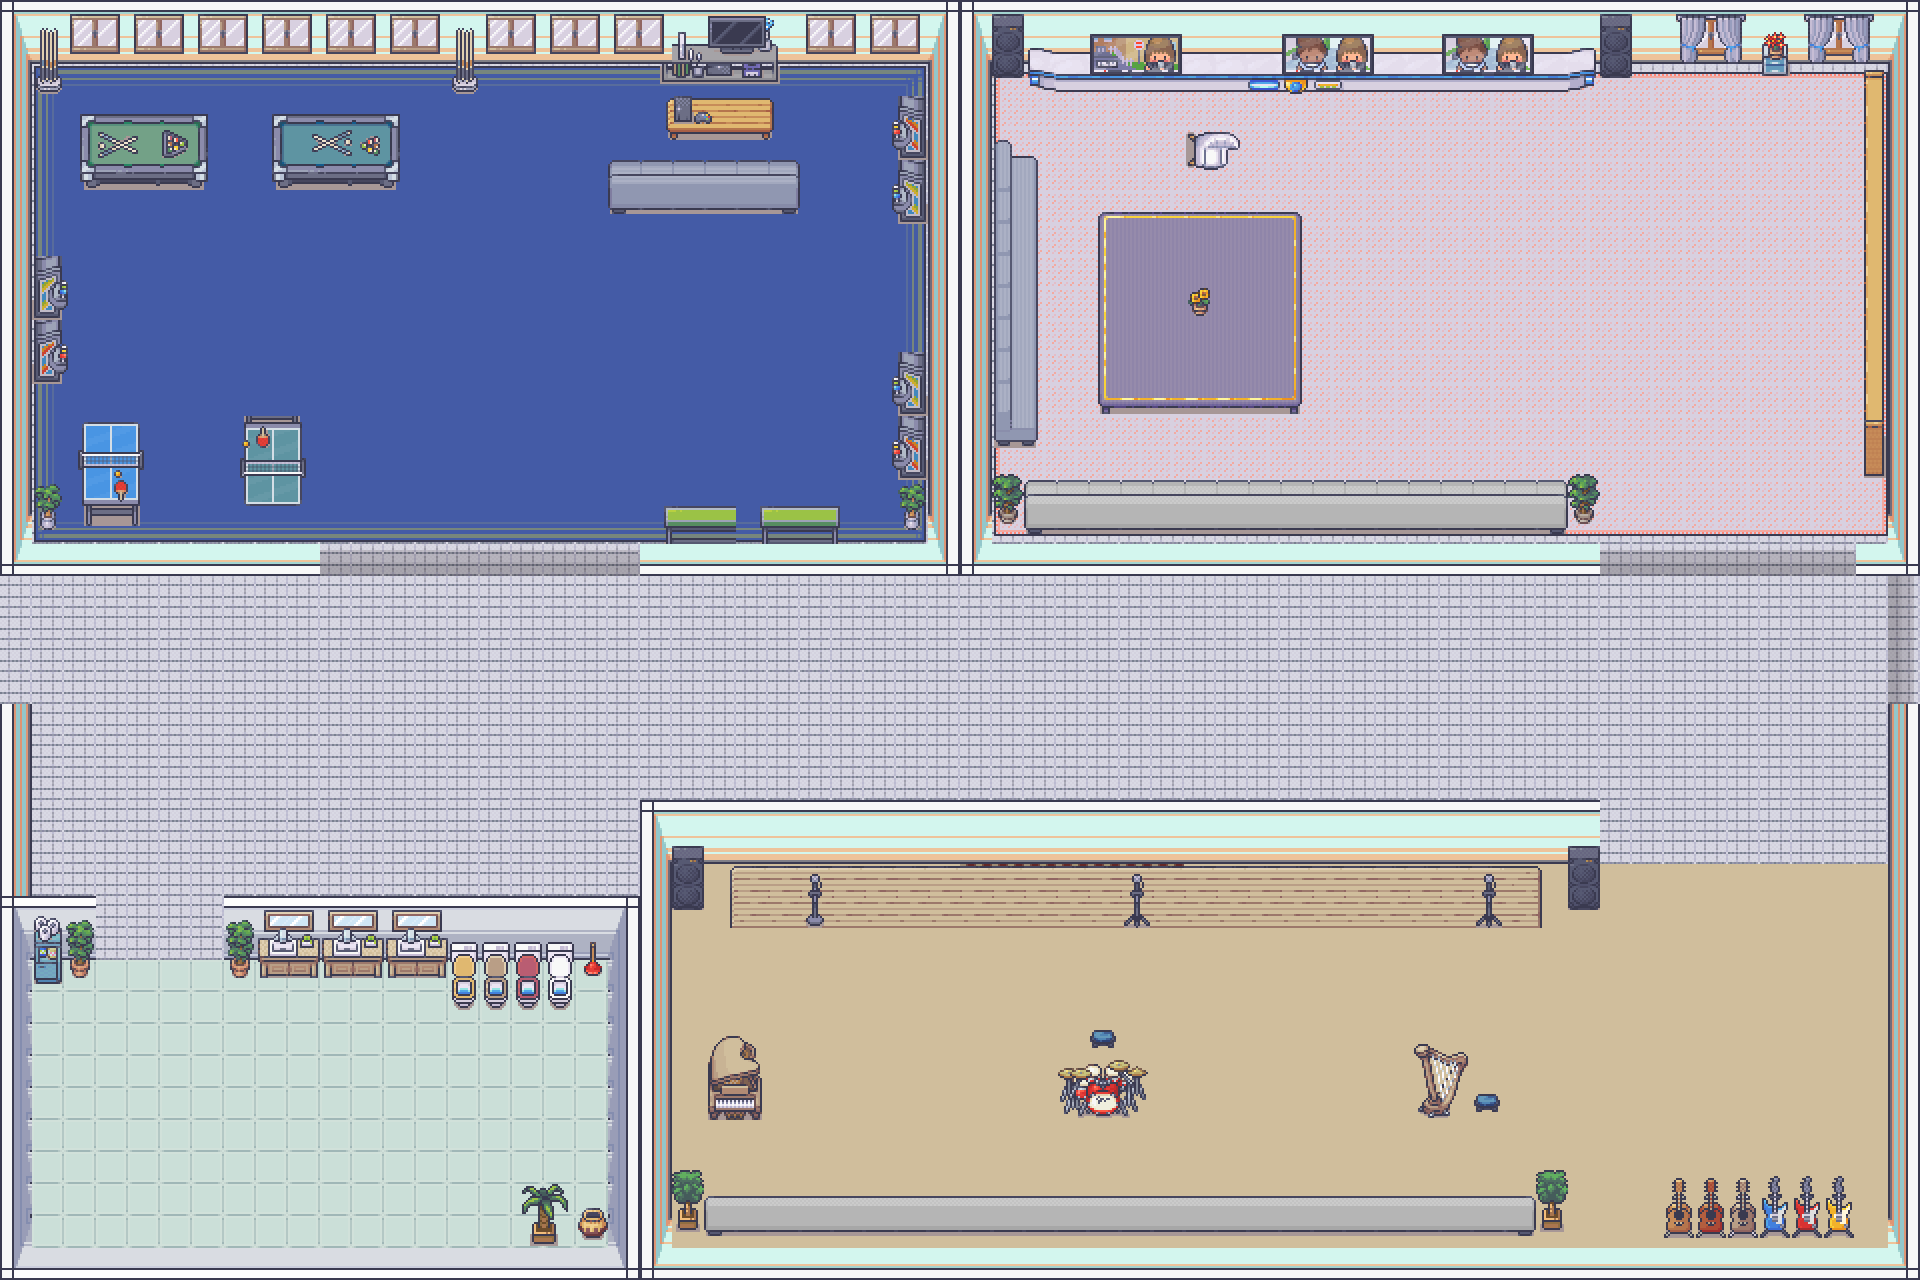

A level layout from a 2D game, rendered from its tile map. Below: a short description, then the map file with tile-grid data replaced by summaries:
An orthogonal 60x40 tile map with 32x32 px tiles, 6 tile layers (GroundLayer3, WallLayer3, FloorLayer3, FurnitureLayer3, ...), 13 tilesets and 10 objects (start, end, key1, key2, key3, ...).

<map version="1.9" tiledversion="1.9.2" orientation="orthogonal" renderorder="right-down" width="60" height="40" tilewidth="32" tileheight="32" infinite="0" nextlayerid="11" nextobjectid="12">
 <editorsettings>
  <export target="level03.tmj" format="json" />
 </editorsettings>
 <tileset firstgid="1" name="roombuilder" tilewidth="32" tileheight="32" tilecount="8284" columns="76">
  <properties>
   <property name="roombuilder" type="bool" value="true" />
  </properties>
  <image source="roombuilder.png" width="2432" height="3488" />
 </tileset>
 <tileset firstgid="8285" name="bedroom" tilewidth="32" tileheight="32" tilecount="1712" columns="16">
  <properties>
   <property name="bedroom" type="bool" value="true" />
  </properties>
  <image source="bedroom.png" width="512" height="3424" />
 </tileset>
 <tileset firstgid="9997" name="bathroom" tilewidth="32" tileheight="32" tilecount="896" columns="16">
  <properties>
   <property name="bathroom" type="bool" value="true" />
  </properties>
  <image source="bathroom.png" width="512" height="1792" />
 </tileset>
 <tileset firstgid="10893" name="basement" tilewidth="32" tileheight="32" tilecount="800" columns="16">
  <properties>
   <property name="basement" type="bool" value="true" />
  </properties>
  <image source="basement.png" width="512" height="1600" />
 </tileset>
 <tileset firstgid="11693" name="generic" tilewidth="32" tileheight="32" tilecount="1248" columns="16">
  <properties>
   <property name="generic" type="bool" value="true" />
  </properties>
  <image source="generic.png" width="512" height="2496" />
 </tileset>
 <tileset firstgid="12941" name="hospital" tilewidth="32" tileheight="32" tilecount="1760" columns="16">
  <properties>
   <property name="hospital" type="bool" value="true" />
  </properties>
  <image source="hospital.png" width="512" height="3520" />
 </tileset>
 <tileset firstgid="14701" name="art" tilewidth="32" tileheight="32" tilecount="112" columns="16">
  <properties>
   <property name="art" type="bool" value="true" />
  </properties>
  <image source="art.png" width="512" height="224" />
 </tileset>
 <tileset firstgid="14813" name="kitchen" tilewidth="32" tileheight="32" tilecount="784" columns="16">
  <properties>
   <property name="kitchen" type="bool" value="true" />
  </properties>
  <image source="kitchen.png" width="512" height="1568" />
 </tileset>
 <tileset firstgid="15597" name="library" tilewidth="32" tileheight="32" tilecount="544" columns="16">
  <properties>
   <property name="library" type="bool" value="true" />
  </properties>
  <image source="library.png" width="512" height="1088" />
 </tileset>
 <tileset firstgid="16141" name="living room" tilewidth="32" tileheight="32" tilecount="720" columns="16">
  <properties>
   <property name="living room" type="bool" value="true" />
  </properties>
  <image source="living room.png" width="512" height="1440" />
 </tileset>
 <tileset firstgid="16861" name="museum" tilewidth="32" tileheight="32" tilecount="1952" columns="16">
  <properties>
   <property name="museum" type="bool" value="true" />
  </properties>
  <image source="museum.png" width="512" height="3904" />
 </tileset>
 <tileset firstgid="18813" name="music" tilewidth="32" tileheight="32" tilecount="768" columns="16">
  <properties>
   <property name="music" type="bool" value="true" />
  </properties>
  <image source="music.png" width="512" height="1536" />
 </tileset>
 <tileset firstgid="19581" name="tv" tilewidth="32" tileheight="32" tilecount="224" columns="16">
  <properties>
   <property name="tv" type="bool" value="true" />
  </properties>
  <image source="tv.png" width="512" height="448" />
 </tileset>
 <layer id="1" name="GroundLayer3" width="60" height="40">
  <data>[2400 cells, 2400 non-empty, 2 distinct tile ids]</data>
 </layer>
 <layer id="3" name="WallLayer3" width="60" height="40">
  <data>[2400 cells, 427 non-empty, 10 distinct tile ids]</data>
 </layer>
 <layer id="2" name="FloorLayer3" width="60" height="40">
  <data>[2400 cells, 1476 non-empty, 22 distinct tile ids]</data>
 </layer>
 <layer id="4" name="FurnitureLayer3" width="60" height="40">
  <data>[2400 cells, 460 non-empty, 206 distinct tile ids]</data>
 </layer>
 <layer id="6" name="DecorLayer3" width="60" height="40">
  <data>[2400 cells, 147 non-empty, 80 distinct tile ids]</data>
 </layer>
 <layer id="9" name="EntryLayer3" width="60" height="40">
  <data>[2400 cells, 4 non-empty, 1 distinct tile ids]</data>
 </layer>
 <objectgroup id="8" name="ObjectLayer3">
  <object id="1" name="start" x="93.7584" y="661.301">
   <point />
  </object>
  <object id="2" name="end" x="1843.33" y="656">
   <point />
  </object>
  <object id="4" name="key1" x="110" y="286">
   <point />
  </object>
  <object id="5" name="key2" x="502" y="294.068">
   <point />
  </object>
  <object id="6" name="key3" x="836" y="394">
   <point />
  </object>
  <object id="7" name="key4" x="1741.22" y="162.559">
   <point />
  </object>
  <object id="8" name="key5" x="1467.8" y="310.729">
   <point />
  </object>
  <object id="9" name="key6" x="320" y="1076">
   <point />
  </object>
  <object id="10" name="key7" x="898" y="1090">
   <point />
  </object>
  <object id="11" name="key8" x="1284" y="1088">
   <point />
  </object>
 </objectgroup>
</map>
